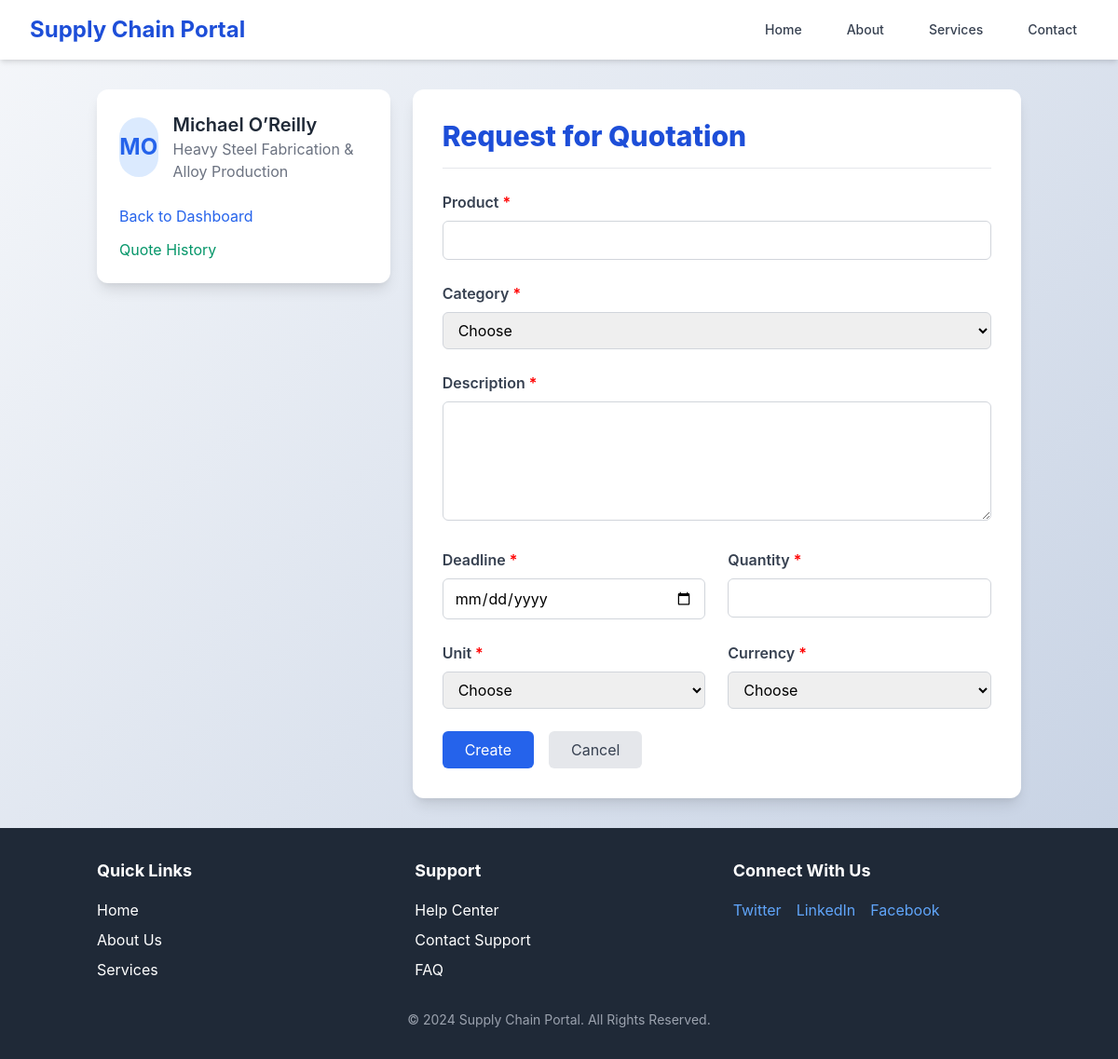
The app's page /manufacturer/request-quote/ (signed in) with its own data.
### manufacturer/models.py (models this page shows, shortened)
class Manufacturer(models.Model):
    user = models.OneToOneField(User, on_delete=models.CASCADE)
    first_name = models.CharField(max_length=100)
    last_name = models.CharField(max_length=100)
    company_name = models.CharField(max_length=200)
    address = models.CharField(max_length=255)
    city = models.CharField(max_length=100)
    state = models.CharField(max_length=100)
    business_type = models.CharField(max_length=100)
    website = models.URLField(blank=True)
    phone_number = models.CharField(max_length=20)
    key_products = models.TextField()

### manufacturer/views.py (the view, shortened to what this page needs)
# urls.py: path('request-quote/', views.request_quote, name='manufacturer_request_quote'),
def request_quote(request):
    if not request.user.is_authenticated:
        return redirect('manufacturer_login')
    manufacturer = Manufacturer.objects.get(user=request.user)
    return render(request, 'manufacturer/request_quote.html', {
        'manufacturer': manufacturer
    })

### manufacturer/templates/manufacturer/request_quote.html (shortened to what this page needs)
<!DOCTYPE html>
<html lang="en">
<head>
    <link href="https://cdnjs.cloudflare.com/ajax/libs/tailwindcss/2.2.19/tailwind.min.css" rel="stylesheet">
</head>
<body class="min-h-screen flex flex-col bg-gray-50">
    <nav class="relative bg-white shadow-md">
        <div class="max-w-7xl mx-auto px-4 sm:px-6 lg:px-8">
            <div class="flex justify-between items-center h-16">
                <div class="flex items-center">
                    <h1 class="text-2xl font-bold text-blue-700">Supply Chain Portal</h1>
                </div>
                <div class="hidden md:flex space-x-6 nav-menu">
                    <a href="#" class="text-gray-700 hover:text-blue-600 px-3 py-2 text-sm font-medium">Home</a>
                    <a href="#" class="text-gray-700 hover:text-blue-600 px-3 py-2 text-sm font-medium">About</a>
                    <a href="#" class="text-gray-700 hover:text-blue-600 px-3 py-2 text-sm font-medium">Services</a>
                    <a href="#" class="text-gray-700 hover:text-blue-600 px-3 py-2 text-sm font-medium">Contact</a>
                </div>
            </div>
        </div>
    </nav>
    <main class="flex-grow container mx-auto px-4 py-8">
        <div class="grid md:grid-cols-3 gap-6">
            <div class="md:col-span-1 space-y-6">
                <div class="bg-white p-6 rounded-xl shadow-lg dashboard-card">
                    <div class="flex items-center space-x-4">
                        <div class="w-16 h-16 bg-blue-100 rounded-full flex items-center justify-center">
                            <span class="text-2xl font-bold text-blue-600">
                                {{ manufacturer.first_name.0 }}{{ manufacturer.last_name.0 }}
                            </span>
                        </div>
                        <div>
                            <h2 class="text-xl font-semibold text-gray-800">
                                {{ manufacturer.first_name }} {{ manufacturer.last_name }}
                            </h2>
                            <p class="text-gray-500">{{ manufacturer.business_type }}</p>
                        </div>
                    </div>
                    <div class="mt-6 space-y-3">
                        <a href="{% url 'manufacturer_dashboard' %}" class="block text-blue-600 hover:text-blue-800 action-link">
                            Back to Dashboard
                        </a>
                        <a href="{% url 'manufacturer_quote_history' %}" class="block text-green-600 hover:text-green-800 action-link">
                            Quote History
                        </a>
                    </div>
                </div>
            </div>
            <div class="md:col-span-2 space-y-6">
                <form method="post" class="bg-white p-8 rounded-xl shadow-lg dashboard-card">
                    <h1 class="text-3xl font-extrabold text-blue-700 mb-6 border-b pb-4">Request for Quotation</h1>
                    <div class="grid md:grid-cols-2 gap-6">
                        <div class="form-group md:col-span-2">
                            <label class="block text-gray-700 font-semibold mb-2 required">Product</label>
                            <input type="text" name="product" required
                                   class="w-full px-3 py-2 border border-gray-300 rounded-md focus:outline-none focus:ring-2 focus:ring-blue-500">
                        </div>
                        <div class="form-group md:col-span-2">
                            <label class="block text-gray-700 font-semibold mb-2 required">Category</label>
                            <select name="category" required
                                    class="w-full px-3 py-2 border border-gray-300 rounded-md focus:outline-none focus:ring-2 focus:ring-blue-500">
                                <option value="">Choose</option>
                            </select>
                        </div>
                        <div class="form-group md:col-span-2">
                            <label class="block text-gray-700 font-semibold mb-2 required">Description</label>
                            <textarea name="description" required
                                      class="w-full px-3 py-2 border border-gray-300 rounded-md focus:outline-none focus:ring-2 focus:ring-blue-500 h-32"></textarea>
                        </div>
                        <div class="form-group">
                            <label class="block text-gray-700 font-semibold mb-2 required">Deadline</label>
                            <input type="date" name="deadline" required
                                   class="w-full px-3 py-2 border border-gray-300 rounded-md focus:outline-none focus:ring-2 focus:ring-blue-500">
                        </div>
                        <div class="form-group">
                            <label class="block text-gray-700 font-semibold mb-2 required">Quantity</label>
                            <input type="number" name="quantity" required
                                   class="w-full px-3 py-2 border border-gray-300 rounded-md focus:outline-none focus:ring-2 focus:ring-blue-500">
                        </div>
                        <div class="form-group">
                            <label class="block text-gray-700 font-semibold mb-2 required">Unit</label>
                            <select name="unit" required
                                    class="w-full px-3 py-2 border border-gray-300 rounded-md focus:outline-none focus:ring-2 focus:ring-blue-500">
                                <option value="">Choose</option>
                            </select>
                        </div>
                        <div class="form-group">
                            <label class="block text-gray-700 font-semibold mb-2 required">Currency</label>
                            <select name="currency" required
                                    class="w-full px-3 py-2 border border-gray-300 rounded-md focus:outline-none focus:ring-2 focus:ring-blue-500">
                                <option value="">Choose</option>
                            </select>
                        </div>
                    </div>
                    <div class="flex space-x-4 mt-6">
                        <button type="submit" class="bg-blue-600 text-white px-6 py-2 rounded-md hover:bg-blue-700 transition duration-300 ease-in-out">
                            Create
                        </button>
                        <a href="{% url 'manufacturer_dashboard' %}" class="bg-gray-200 text-gray-700 px-6 py-2 rounded-md hover:bg-gray-300 transition duration-300 ease-in-out">
                            Cancel
                        </a>
                    </div>
                </form>
            </div>
        </div>
    </main>
    <footer class="bg-gray-800 text-white py-8">
        <div class="container mx-auto px-4 grid md:grid-cols-3 gap-8">
            <div>
                <h3 class="text-lg font-bold mb-4">Quick Links</h3>
                <ul class="space-y-2">
                    <li><a href="#" class="hover:text-blue-400">Home</a></li>
                    <li><a href="#" class="hover:text-blue-400">About Us</a></li>
                    <li><a href="#" class="hover:text-blue-400">Services</a></li>
                </ul>
            </div>
            <div>
                <h3 class="text-lg font-bold mb-4">Support</h3>
                <ul class="space-y-2">
                    <li><a href="#" class="hover:text-blue-400">Help Center</a></li>
                    <li><a href="#" class="hover:text-blue-400">Contact Support</a></li>
                    <li><a href="#" class="hover:text-blue-400">FAQ</a></li>
                </ul>
            </div>
            <div>
                <h3 class="text-lg font-bold mb-4">Connect With Us</h3>
                <div class="flex space-x-4">
                    <a href="#" class="text-blue-400 hover:text-blue-600">Twitter</a>
                    <a href="#" class="text-blue-400 hover:text-blue-600">LinkedIn</a>
                    <a href="#" class="text-blue-400 hover:text-blue-600">Facebook</a>
                </div>
            </div>
        </div>
        <div class="text-center mt-8 text-sm text-gray-400">
            © 2024 Supply Chain Portal. All Rights Reserved.
        </div>
    </footer>
</body>
</html>

### manufacturer/templates/manufacturer/request_quote.html (style rules this page uses)
body { background: linear-gradient(135deg, #f5f7fa 0%, #c3cfe2 100%); font-family: 'Inter', sans-serif; }
.dashboard-card { transition: all 0.3s ease; transform-origin: center; }
.action-link { transition: all 0.3s ease; position: relative; overflow: hidden; }
.action-link::after { content: ''; position: absolute; bottom: 0; left: 0; width: 0; height: 2px; background-color: #3b82f6; transition: width 0.3s ease; }
.required:after { content: " *"; color: red; }

### records on screen
Manufacturer: first_name.0 "M", last_name.0 "O", first_name "Michael", last_name "O’Reilly", business_type "Heavy Steel Fabrication & Alloy Production"
